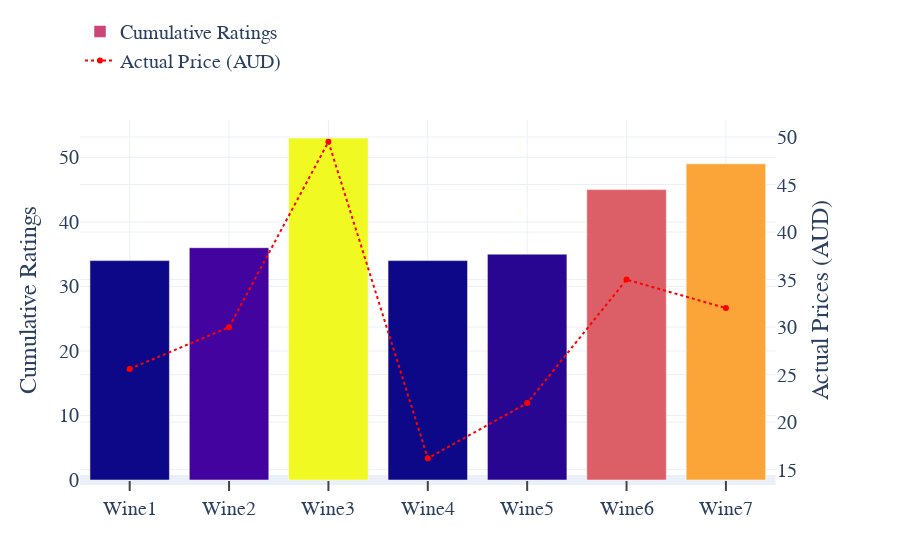

Write notebook code for a chart like this one.
### Markdown cell above
## Overall Ratings

### Code cell
x = list(ratings.columns)
y0 = list(ratings.apply(lambda x: x.sum(), axis=0).values)
y1 = list(actual.iloc[0].values)

# Create figure with secondary y-axis
fig = make_subplots(specs=[[{"secondary_y": True}]])

# Add traces
fig.add_trace(
    go.Bar(x=x, y=y0,
           marker={'color': y, 
            'colorscale': 'Plasma'},
           name="Cumulative Ratings"),
    secondary_y=False,
)

fig.add_trace(
    go.Scatter(x=x, y=y1,
               name="Actual Price (AUD)",
              line = dict(color='red', width=2, dash='dot')),
            secondary_y=True
)

# Add figure title
fig.update_layout(
        font=dict(
        family="Arial",
        size=20,
#         color="white"
        ),
#     margin=dict(l=20, r=20, t=80, b=80),
    legend=dict(x=0, y=1.3)
)

# Set y-axes titles
fig.update_yaxes(title_text="Cumulative Ratings", secondary_y=False)
fig.update_yaxes(title_text="Actual Prices (AUD)", secondary_y=True)

fig.update_xaxes(showgrid=True, ticks="outside", tickwidth=2, 
#                  tickcolor='white', 
                 ticklen=10
                )
fig.update_yaxes(zeroline=True, zerolinewidth=10, showgrid=True)


fig = go.FigureWidget(fig)
fig.layout.template = 'plotly_white'
fig.show()

### Figure 1 — Plotly figure (JSON) as saved in the notebook; plotly's stock layout.template omitted (floating-point values rounded to 4 significant figures)
{"data": [{"marker": {"color": [34, 36, 53, 34, 35, 45, 49], "colorscale": [[0, "#0d0887"], [0.1111, "#46039f"], [0.2222, "#7201a8"], [0.3333, "#9c179e"], [0.4444, "#bd3786"], [0.5556, "#d8576b"], [0.6667, "#ed7953"], [0.7778, "#fb9f3a"], [0.8889, "#fdca26"], [1, "#f0f921"]]}, "name": "Cumulative Ratings", "type": "bar", "uid": "44c26c3d-3a63-4ef3-b740-e7c9c2004517", "x": ["Wine1", "Wine2", "Wine3", "Wine4", "Wine5", "Wine6", "Wine7"], "xaxis": "x", "y": [34, 36, 53, 34, 35, 45, 49], "yaxis": "y"}, {"line": {"color": "red", "dash": "dot", "width": 2}, "name": "Actual Price (AUD)", "type": "scatter", "uid": "8819c1df-f90b-42e9-a17e-8ce800201bed", "x": ["Wine1", "Wine2", "Wine3", "Wine4", "Wine5", "Wine6", "Wine7"], "xaxis": "x", "y": [25.6, 29.99, 49.5, 16.2, 22, 35, 32], "yaxis": "y2"}], "layout": {"font": {"family": "Arial", "size": 20}, "legend": {"x": 0, "y": 1.3}, "xaxis": {"anchor": "y", "domain": [0, 0.94], "showgrid": true, "ticklen": 10, "ticks": "outside", "tickwidth": 2}, "yaxis": {"anchor": "x", "domain": [0, 1], "showgrid": true, "title": {"text": "Cumulative Ratings"}, "zeroline": true, "zerolinewidth": 10}, "yaxis2": {"anchor": "x", "overlaying": "y", "showgrid": true, "side": "right", "title": {"text": "Actual Prices (AUD)"}, "zeroline": true, "zerolinewidth": 10}}}
